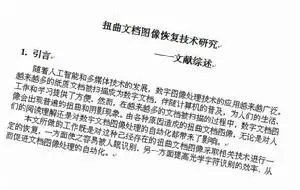
//> input picture img/doc.jpg, 300 x 190 px
$ ./doc   (built with g++ and OpenCV 4)
//> lines starting //> are read from the running program, lines starting //| are printed output that depends on the picture; after the words box and inside, x2 and y2 are one past the last pixel; in counts of white or black regions, pixels touching at a corner belong together
#include <iostream>
#include <vector>
#include <opencv2/opencv.hpp>
#include <opencv2/imgproc.hpp>
using namespace cv;

float distance(Point2f&p1,Point2f&p2){
    float x = p1.x - p2.x;
    float y = p1.y - p2.y;
    return sqrt(x*x+y*y);
}
float get_area(std::vector<Point>&points){
    RotatedRect rect = minAreaRect(points);
    Point2f P[4];
    rect.points(P);
    return distance(P[0],P[1]);
}

bool cmp(std::vector<Point>&c1,std::vector<Point>&c2){
    return get_area(c1)>get_area(c2);
}

bool cmpPoint(Point2f p1,Point2f p2){
    if(p1.x<p2.x)
        return true;
    else if(p1.x==p2.x){
        return p1.y<p2.y;
    }
    return false;
}

int main(){
    Mat img = imread("img/doc.jpg");
//> img is the input picture: 190 rows x 300 cols, CV_8UC3; mean B, G, R 231.1, 231.2, 231.2
    Mat th,gray;
    cvtColor(img,gray,COLOR_BGR2GRAY);
    threshold(gray,th,150,255,THRESH_BINARY_INV);
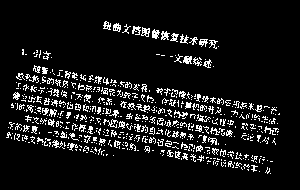
//> th: 190 rows x 300 cols, CV_8UC1; 9.6% white in thin lines or dots, all inside (x1, y1, x2, y2) = (6, 21, 280, 174)
    Mat ker = getStructuringElement(MORPH_RECT,Size(7,7));
    morphologyEx(th,th,MORPH_CLOSE,ker);
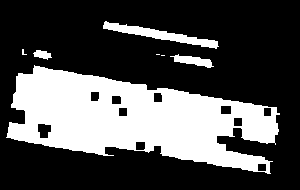
//> th: 190 rows x 300 cols, CV_8UC1; 31.4% white; 7 white regions (3 under 20 px)
    std::vector<std::vector<Point>> contours;
    std::vector<Vec4i> hier;
    findContours(th,contours,hier,MORPH_RECT,CHAIN_APPROX_SIMPLE);
//> contours = 7 contours, 3 with area under 20; largest, box (x1, y1, x2, y2) and area: (6, 65, 280, 174) 16836, (103, 21, 219, 49) 791, (170, 54, 214, 68) 244, (33, 50, 52, 60) 94
    std::sort(contours.begin(),contours.end(),cmp);
//> in get_area, `RotatedRect rect = minAreaRect(points);`: rect = centre (162.5, 55), size (0, 3), angle -90
//> in get_area, `rect.points(P);`: P = 4 Points (x, y): [164, 55], [161, 55], [161, 55], [164, 55]
//> in distance, `float x = p1.x - p2.x;`: x = 3
//> in distance, `float y = p1.y - p2.y;`: y = 0
    for(int i=0;i<1;i++){
        RotatedRect rect = minAreaRect(contours[i]);
        Point2f P[4];
        rect.points(P);
        for(int j=0;j<=3;j++){
            line(img,P[j],P[(j+1)%4],Scalar(0,0,255),2);
        }
    }
//> this loop made 1 pass
//> rect on pass 1: centre (143.6, 123), size (77.4, 267.7), angle -80.3
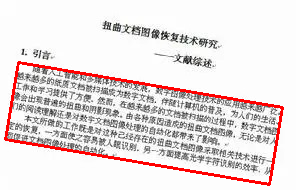
//> img: 190 rows x 300 cols, CV_8UC3; 3.55% of pixels changed, all inside (x1, y1, x2, y2) = (4, 61, 284, 186)
    imshow("img",img);
    RotatedRect rect = minAreaRect(contours[0]);
    Point2f P[4];
    rect.points(P);
    std::sort(P,P+4,cmpPoint);
//> P = 4 Points (x, y): [5.09, 138.6], [18.14, 62.29], [269, 183.7], [282, 107.5]
    std::cout<<P[0]<<" "<<P[1]<<" "<<P[2]<<" "<<P[3]<<" "<<std::endl;
//| [5.08666, 138.546] [18.1404, 62.2853] [268.976, 183.717] [282.03, 107.456]
    float w = distance(P[0],P[1]);
//> w = 77.37
    float h = min(distance(P[1],P[2]),distance(P[1],P[3]));
//> h = 267.7
    std::cout<<"w:"<<w<<"h:"<<h<<std::endl;
//| w:77.3702h:267.728
    if(w<h){
        swap(w,h);
//> w = 267.7; h = 77.37
    }
    Mat empty = Mat::zeros(gray.size(),CV_8U)*255;
    int starth = gray.rows - h-20;
//> starth = 92
    Point2f dst[4] = {
        Point2f(10, starth+h),
        Point2f(10, starth),
        Point2f(w+10, starth+h),
        Point2f(w+10, starth)};
//> dst = 4 Points (x, y): [10, 169.4], [10, 92], [277.7, 169.4], [277.7, 92]
    Mat rot_mat = getAffineTransform(P,dst);
//> rot_mat = [[0.986, 0.169, -18.39], [-0.169, 0.986, 33.67]]
    warpAffine(gray,empty,rot_mat,Size(gray.cols,gray.rows),1,0,Scalar(255,255,255));
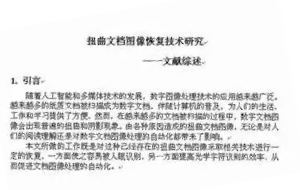
//> empty: 190 rows x 300 cols, CV_8UC1; min 17, max 255, mean 231.4
    imshow("doc", empty);
    Mat out;
    bilateralFilter(empty,out,31,30,31/2);
    imshow("out", out);
    imwrite("test.png", out);
    waitKey(0);
}

$ run again, with img/apple.jpg copied over img/doc.jpg
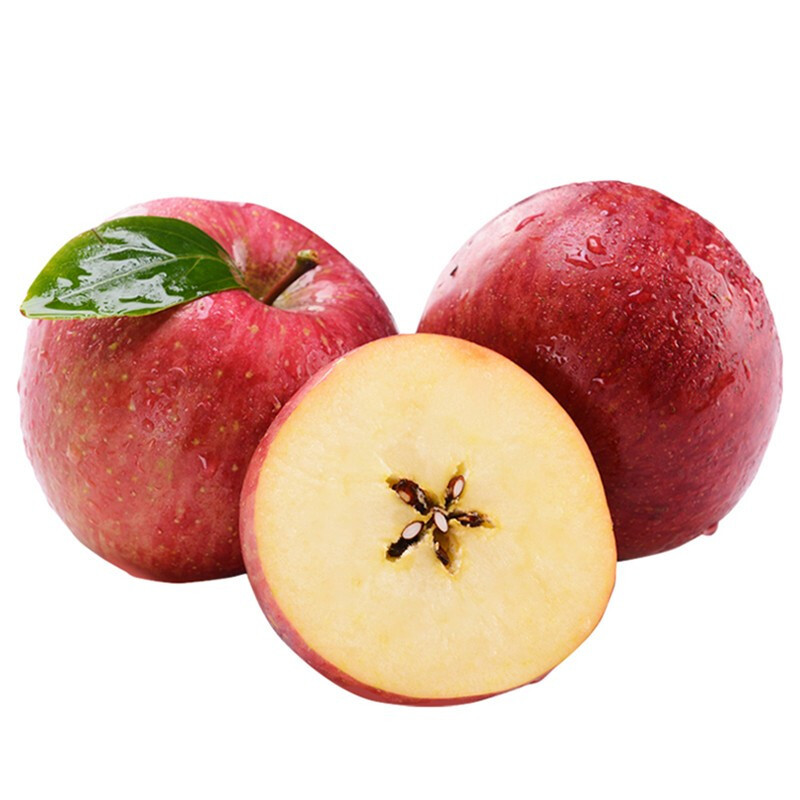
//> input picture img/apple.jpg, 800 x 800 px
//> img is the input picture: 800 rows x 800 cols, CV_8UC3; mean B, G, R 186.9, 197.6, 229.2
//> `morphologyEx(th,th,MORPH_CLOSE,ker);`:
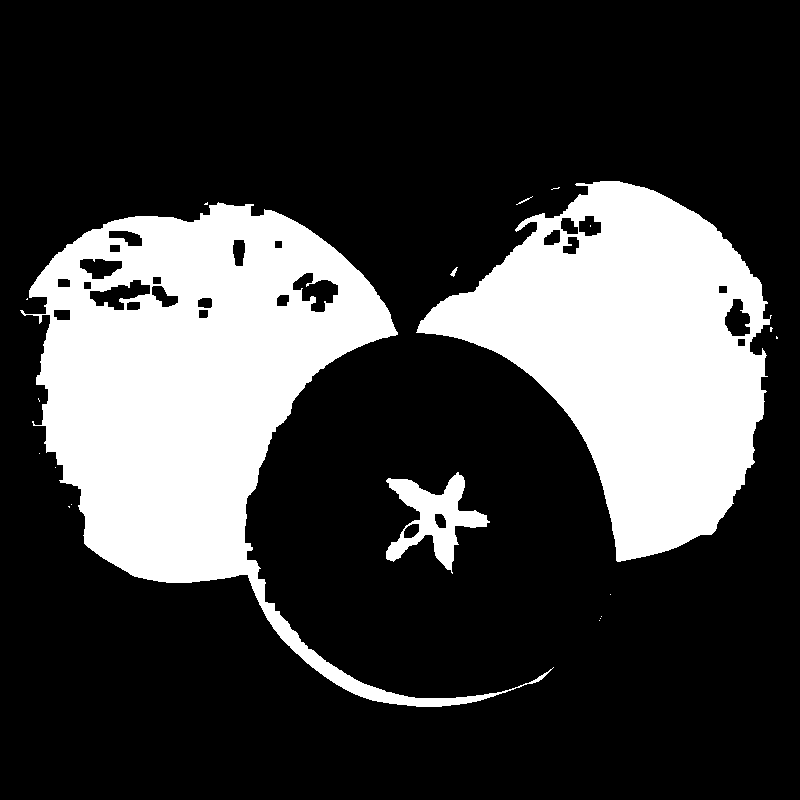
//> th: 800 rows x 800 cols, CV_8UC1; 25.5% white; 20 white regions (15 under 20 px)
//> contours = 19 contours, 15 with area under 20; largest, box (x1, y1, x2, y2) and area: (20, 202, 554, 707) 91058, (416, 181, 772, 562) 72234, (386, 472, 490, 574) 4128, (450, 267, 458, 277) 22
//> in get_area, `RotatedRect rect = minAreaRect(points);`: rect = centre (600, 618), size (0, 0), angle -90
//> in get_area, `rect.points(P);`: P = 4 Points (x, y): [600, 618], [600, 618], [600, 618], [600, 618]
//> x = 0
//> the loop `for(int i=0;i<1;i++)` made 1 pass
//> rect on pass 1: centre (260.8, 480), size (373.8, 597.3), angle -24.8
//> `std::sort(P,P+4,cmpPoint);`: P = 4 Points (x, y): [-34.1, 287.2], [216.3, 829.5], [305.3, 130.5], [555.7, 672.8]
//| [-34.1038, 287.229] [216.312, 829.541] [305.276, 130.518] [555.692, 672.83]
//> w = 597.3
//> h = 373.8
//| w:597.336h:373.814
//> starth = 406
//> dst = 4 Points (x, y): [10, 779.8], [10, 406], [607.3, 779.8], [607.3, 406]
//> rot_mat = [[1.45, -0.67, 251.9], [-0.262, -0.568, 934.1]]
//> `warpAffine(gray,empty,rot_mat,Size(gray.cols,gray.rows),1,0,Scalar(255..`:
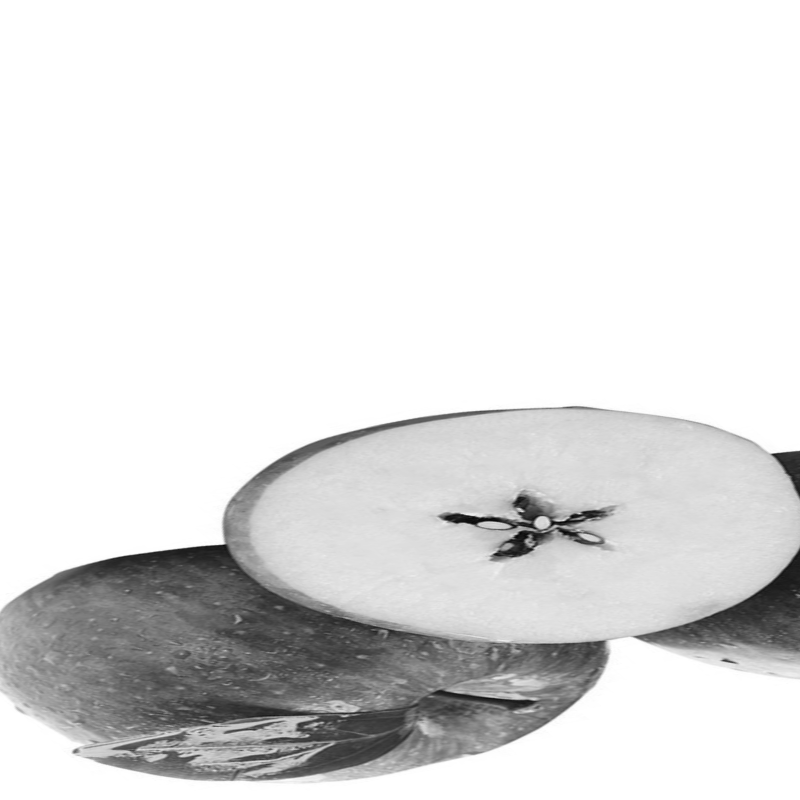
//> empty: 800 rows x 800 cols, CV_8UC1; min 6, max 255, mean 223.7
